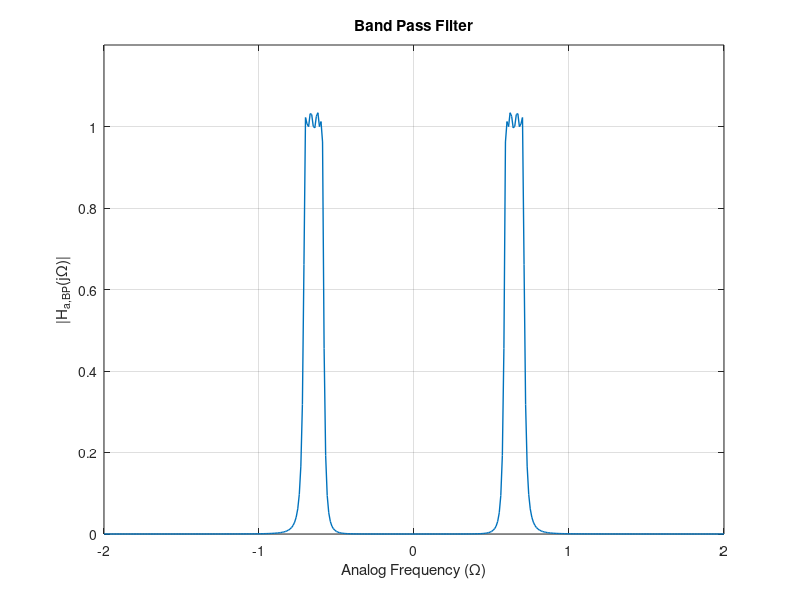

Write MATLAB code to recreate this figure.
% Given parameters for epsilon = 0.5
s1 = -0.1907 + -1.0322i ;
s2 = -0.4604 + -0.4276i ;
s3 = -0.4604 + 0.4276i ;
s4 =-0.1907 + 1.0322i ;
epsilon = 0.3;
Omega_Lp = 1;

% Define denominator polynomial
den = poly([s1 s2 s3 s4]);

% Define frequency range
w = -2:0.01:2;

G_LP = 0.4166;
num = G_LP;

Omega_p1 = 0.5913;
Omega_p2 = 0.702;

Omega_s1 = 0.5662;
Omega_s2 = 0.7361;

% Define parameters for transformation
B = 0.1107;
Omega0 = 0.644;

% Perform transformation to get s_L
s_L = (1i*w).^2 + Omega0^2;
s_L = s_L ./ (B * (1i*w));

%Band pass gain
G_bp = 1.0370; 

% Substitute s = jw into H(s)
H =  G_bp*(num ./ polyval(den, s_L));

% Plot magnitude response for H(s)
figure;
plot(w, abs(H) , 'Linewidth' , 1);
title('Band Pass Filter');
xlabel('Analog Frequency (\Omega)');
ylabel('|H_{a,BP}(j\Omega)|');
grid on;
ylim([0, 1.2]);